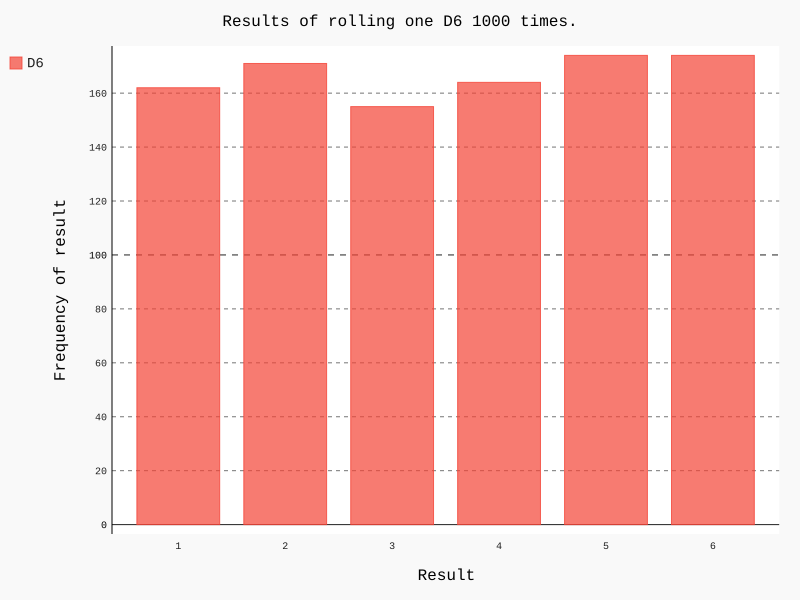

This figure's Python source:
from die import Die
import pygal

#Create a six sided die
die = Die()

results = []
for roll_num in range(1000):
    result=die.roll()
    results.append(result)

#Analysing the results
frequencies = []
for value in range(1, die.num_of_sides + 1):
    frequency = results.count(value)
    frequencies.append(frequency)

#Visualize the results 
hist = pygal.Bar()

hist.title = "Results of rolling one D6 1000 times."
hist.x_labels = ['1', '2', '3', '4', '5', '6']
hist.x_title = "Result"
hist.y_title = "Frequency of result"

hist.add("D6", frequencies)
hist.render_to_file('die_visual.svg')

print(frequencies)
